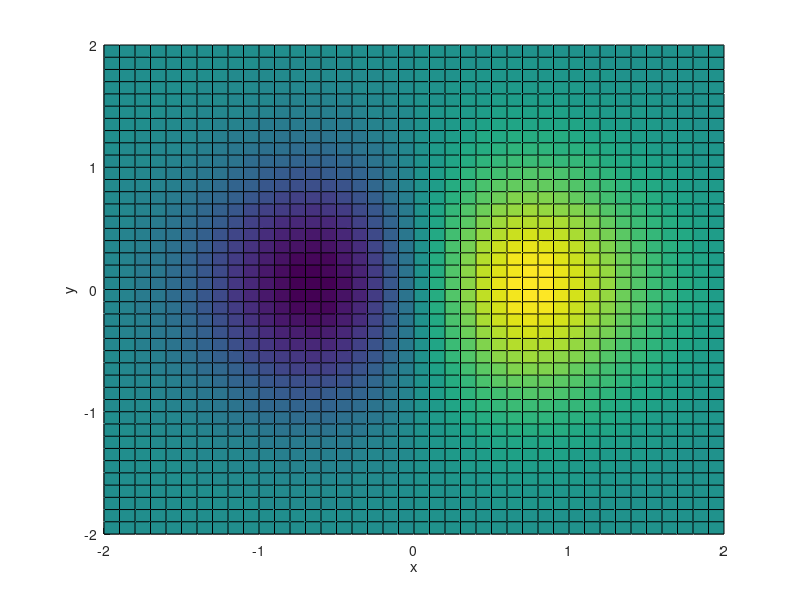
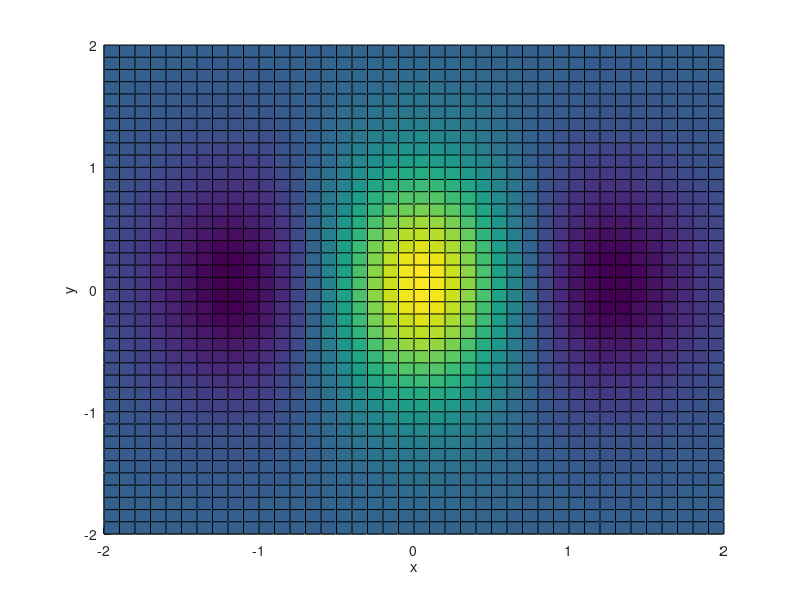
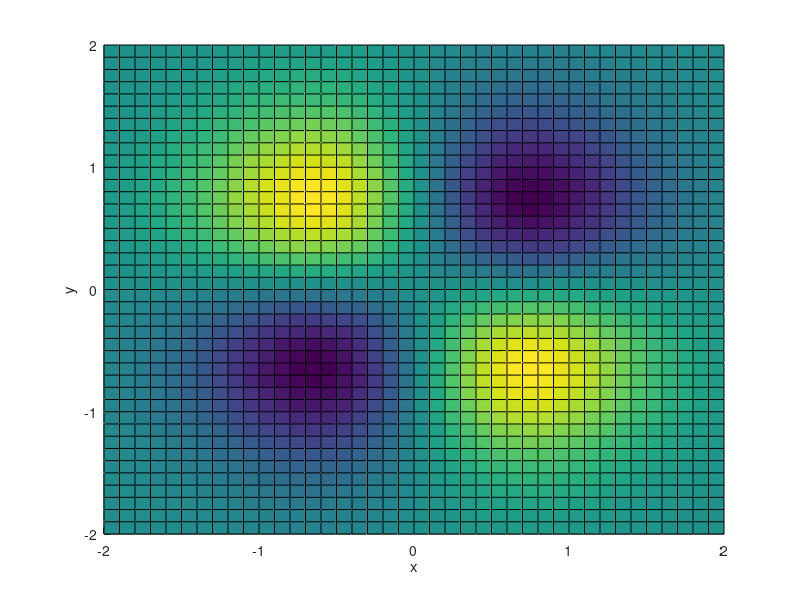

MATLAB code to generate these figures, in order:
[x,y] = meshgrid( -2:0.1:2, -2:0.1:2 );
z = x.*exp(-x.^2 - y.^2);

figure(1)
clf;
surface( x, y, z )
xlabel("x")
ylabel("y")

[zx,zy] = gradient(z);

figure(2)
clf;
surface( x, y, zx )
xlabel("x")
ylabel("y")

figure(3)
clf;
surface( x, y, zy )
xlabel("x")
ylabel("y")
